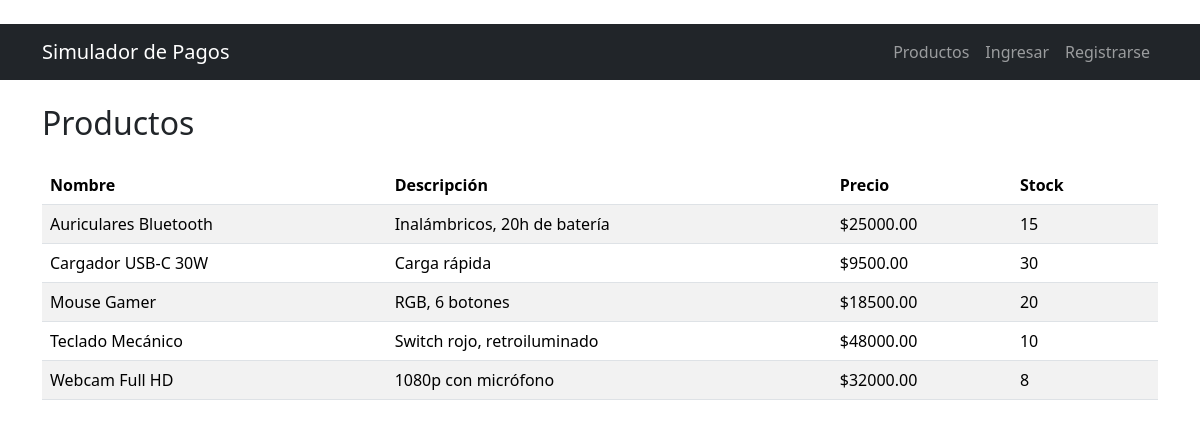
/productos/, run on the app's committed database.
### app/models.py (models this page shows)
class Producto(db.Model):
    __tablename__ = "productos"
    id = db.Column(db.Integer, primary_key=True)
    nombre = db.Column(db.String(100), nullable=False)
    descripcion = db.Column(db.Text)
    precio = db.Column(db.Numeric(10, 2), nullable=False)
    stock = db.Column(db.Integer, nullable=False, default=0)
    items = db.relationship("ItemPedido", back_populates="producto", lazy=True)

### app/routes/products.py (the view)
@products_bp.route("/")
def listar():
    productos = Producto.query.order_by(Producto.nombre).all()
    return render_template(
        "productos.html", productos=productos, form_eliminar=EliminarForm()
    )

### app/templates/productos.html (shortened to what this page needs)
﻿{% extends "base.html" %}
{% block content %}
<div class="d-flex justify-content-between align-items-center mb-3">
    <h2>Productos</h2>
</div>
<table class="table table-striped align-middle">
    <thead>
        <tr><th>Nombre</th><th>Descripción</th><th>Precio</th><th>Stock</th><th></th></tr>
    </thead>
    <tbody>
    {% for p in productos %}
        <tr>
            <td>{{ p.nombre }}</td>
            <td>{{ p.descripcion }}</td>
            <td>${{ "%.2f"|format(p.precio) }}</td>
            <td>{{ p.stock }}</td>
            <td class="text-end">
            </td>
        </tr>
    {% else %}
        <tr><td colspan="5" class="text-center text-muted">No hay productos cargados.</td></tr>
    {% endfor %}
    </tbody>
</table>
{% endblock %}

### app/templates/base.html (shortened to what this page needs)
﻿<!DOCTYPE html>
<html lang="es">
<head>
    <link href="https://cdn.jsdelivr.net/npm/bootstrap@5.3.3/dist/css/bootstrap.min.css" rel="stylesheet">
</head>
<body>
<nav class="navbar navbar-expand navbar-dark bg-dark mb-4">
    <div class="container">
        <a class="navbar-brand" href="{{ url_for('index') }}">Simulador de Pagos</a>
        <div class="navbar-nav ms-auto">
            <a class="nav-link" href="{{ url_for('products.listar') }}">Productos</a>
            {% if current_user.is_authenticated %}
                <a class="nav-link" href="{{ url_for('orders.carrito') }}">Carrito</a>
                <a class="nav-link" href="{{ url_for('orders.listar') }}">Mis pedidos</a>
                <a class="nav-link" href="{{ url_for('payments.listar') }}">Mis pagos</a>
                <span class="navbar-text mx-3">Hola, {{ current_user.nombre }}</span>
                <a class="nav-link" href="{{ url_for('auth.logout') }}">Salir</a>
            {% else %}
                <a class="nav-link" href="{{ url_for('auth.login') }}">Ingresar</a>
                <a class="nav-link" href="{{ url_for('auth.registro') }}">Registrarse</a>
            {% endif %}
        </div>
    </div>
</nav>
<div class="container">
    {% block content %}{% endblock %}
</div>
</body>
</html>

### data on the page
Producto: nombre "Auriculares Bluetooth", descripcion "Inalámbricos, 20h de batería", precio "25000.00", stock "15"
Producto: nombre "Cargador USB-C 30W", descripcion "Carga rápida", precio "9500.00", stock "30"
Producto: nombre "Mouse Gamer", descripcion "RGB, 6 botones", precio "18500.00", stock "20"
Producto: nombre "Teclado Mecánico", descripcion "Switch rojo, retroiluminado", precio "48000.00", stock "10"
Producto: nombre "Webcam Full HD", descripcion "1080p con micrófono", precio "32000.00", stock "8"
